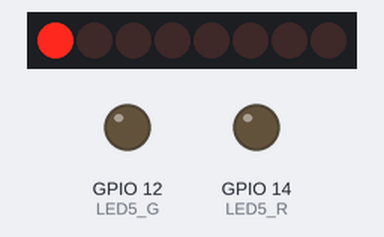
A sketch run on a simulated ESP32. Parts: 8 port-expander outputs drawn as a row of LEDs (first output left, lit = HIGH), output pins drawn as LEDs (lit = HIGH). Wiring (inferred from the names in the program): PCF8574 port expander at I2C address 0x20. Wiring (inferred from the signals the program sends): row of LEDs: on Q0, Q1, Q2, Q3, Q4, Q5, Q6, Q7. What the sketch prints to the serial monitor is not drawn.

Above: at 0.13 s.
At 0.88 s:
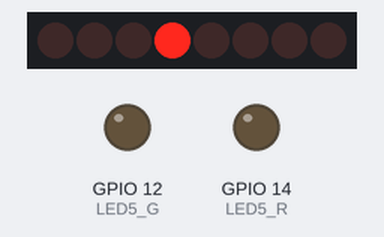
At 2.2 s:
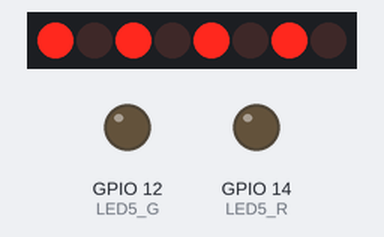
At 2.6 s:
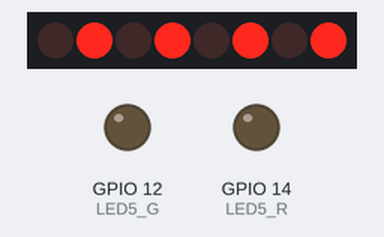
At 5.04 s:
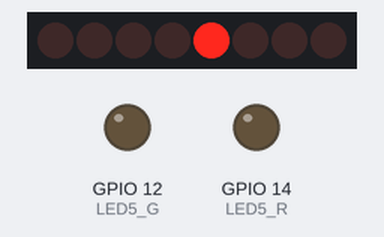
At 7.5 s:
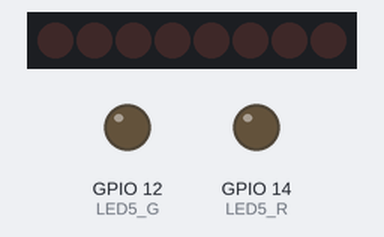
Timing chart, 0 to 9.0 s (numbered marks = the images above):
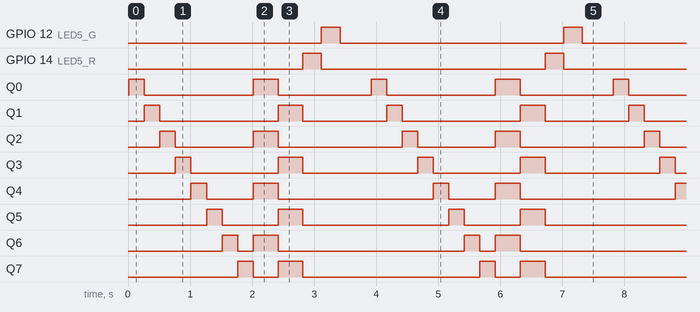

Measured:
- by itself, GPIO 12 (LED5_G), GPIO 14 (LED5_R): alternates HIGH for 0.30 s and LOW for 3.6 s
- by itself, Q0: repeats every 3.9 s: LOW 1.8 s, HIGH 0.40 s, LOW 1.5 s, HIGH 0.25 s
- by itself, Q1: repeats every 3.9 s: LOW 1.9 s, HIGH 0.40 s, LOW 1.4 s, HIGH 0.25 s
- by itself, Q2: repeats every 3.9 s: LOW 1.3 s, HIGH 0.40 s, LOW 2.0 s, HIGH 0.25 s
- by itself, Q3: repeats every 3.9 s: LOW 1.4 s, HIGH 0.40 s, LOW 1.9 s, HIGH 0.25 s
- by itself, Q4: repeats every 3.9 s: LOW 0.75 s, HIGH 0.40 s, LOW 2.5 s, HIGH 0.25 s
- by itself, Q5: repeats every 3.9 s: LOW 0.90 s, HIGH 0.40 s, LOW 2.4 s, HIGH 0.25 s
- by itself, Q6: repeats every 3.9 s: LOW 0.25 s, HIGH 0.40 s, LOW 3.0 s, HIGH 0.25 s

The sketch:

3_PCF8574__led.ino
```cpp
#include <Wire.h>

// ===== I2C pins على ESP32 حسب توصيلك =====
#define I2C_SDA 21
#define I2C_SCL 22

// ===== عنوان PCF8574 =====
// غالباً 0x20 إذا A0/A1/A2 = GND. إذا ما اشتغل جرّب 0x21..0x27 أو 0x38..0x3F (PCF8574A)
uint8_t PCF_ADDR = 0x20;

// ===== هل الليدات موصلة بطريقة Active-LOW؟ =====
// الشائع مع PCF8574: توصل LED + مقاومة إلى VCC والـ PCF يسحب للأرضي => ON لما تكتب 0
const bool ACTIVE_LOW = true;

// حالة مخارج PCF (كل بت يمثل pin)
uint8_t pcfState = 0xFF; // كلهم HIGH (عادة OFF إذا Active-Low)

void pcfWrite(uint8_t value) {
  Wire.beginTransmission(PCF_ADDR);
  Wire.write(value);
  Wire.endTransmission();
}

void pcfSetPin(uint8_t pin, bool on) {
  // on = true يعني "شغل الليد"
  bool level = on;
  if (ACTIVE_LOW) level = !on; // active-low: شغل = 0

  if (level) pcfState |=  (1 << pin);
  else       pcfState &= ~(1 << pin);

  pcfWrite(pcfState);
}

void pcfAllOff() {
  pcfState = ACTIVE_LOW ? 0xFF : 0x00;
  pcfWrite(pcfState);
}

void pcfAllOn() {
  pcfState = ACTIVE_LOW ? 0x00 : 0xFF;
  pcfWrite(pcfState);
}

// ===== توزيع الليدات على PCF (عدّلها حسب توصيلك الحقيقي) =====
const uint8_t LED1_R = 0; // P0
const uint8_t LED1_G = 1; // P1
const uint8_t LED2_R = 2; // P2
const uint8_t LED2_G = 3; // P3
const uint8_t LED3_R = 4; // P4
const uint8_t LED3_G = 5; // P5
const uint8_t LED4_R = 6; // P6
const uint8_t LED4_G = 7; // P7

// ===== LED5 على ESP32 مباشرة =====
const int LED5_R = 14;
const int LED5_G = 12;

void i2cScan() {
  Serial.println("\nI2C scan...");
  int found = 0;
  for (uint8_t addr = 1; addr < 127; addr++) {
    Wire.beginTransmission(addr);
    if (Wire.endTransmission() == 0) {
      Serial.printf("Found device at 0x%02X\n", addr);
      found++;
    }
  }
  if (!found) Serial.println("No I2C devices found.");
  Serial.println("Done.\n");
}

void setup() {
  Serial.begin(115200);
  Wire.begin(I2C_SDA, I2C_SCL);

  pinMode(LED5_R, OUTPUT);
  pinMode(LED5_G, OUTPUT);
  digitalWrite(LED5_R, LOW);
  digitalWrite(LED5_G, LOW);

  // افحص عناوين I2C (اختياري لكن مفيد)
  i2cScan();

  // اطفئ كل ليدات PCF بالبداية
  pcfAllOff();

  Serial.println("PCF8574 LED Test شروع...");
}

void loop() {
  // 1) شغل/اطفئ كل ليد على PCF بالتسلسل
  uint8_t leds[] = {LED1_R, LED1_G, LED2_R, LED2_G, LED3_R, LED3_G, LED4_R, LED4_G};
  for (uint8_t i = 0; i < sizeof(leds); i++) {
    pcfAllOff();
    pcfSetPin(leds[i], true);
    delay(250);
  }
  pcfAllOff();

  // 2) نمط: كل الأحمر ON ثم كل الأخضر ON
  pcfAllOff();
  pcfSetPin(LED1_R, true); pcfSetPin(LED2_R, true); pcfSetPin(LED3_R, true); pcfSetPin(LED4_R, true);
  delay(400);
  pcfAllOff();
  pcfSetPin(LED1_G, true); pcfSetPin(LED2_G, true); pcfSetPin(LED3_G, true); pcfSetPin(LED4_G, true);
  delay(400);
  pcfAllOff();

  // 3) اختبار LED5 (على ESP32 مباشرة)
  digitalWrite(LED5_R, HIGH);
  digitalWrite(LED5_G, LOW);
  delay(300);
  digitalWrite(LED5_R, LOW);
  digitalWrite(LED5_G, HIGH);
  delay(300);
  digitalWrite(LED5_R, LOW);
  digitalWrite(LED5_G, LOW);

  delay(500);
}
```
